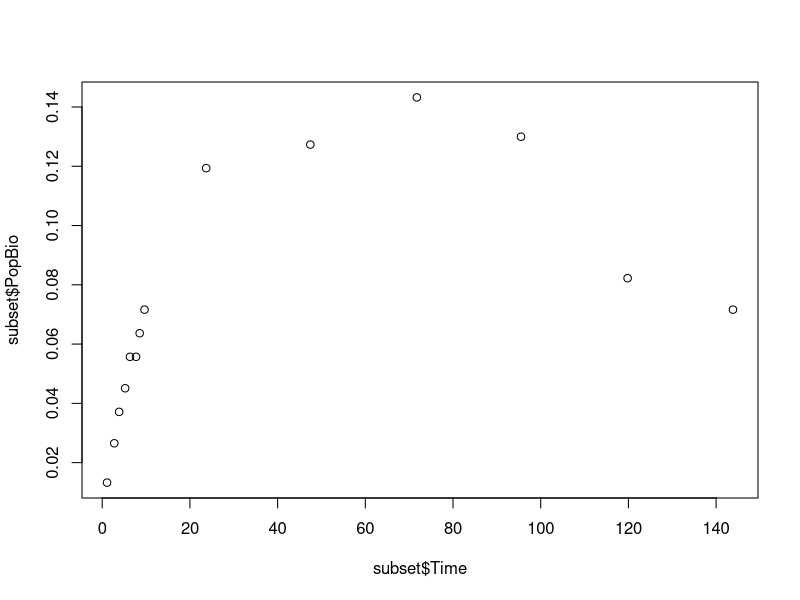
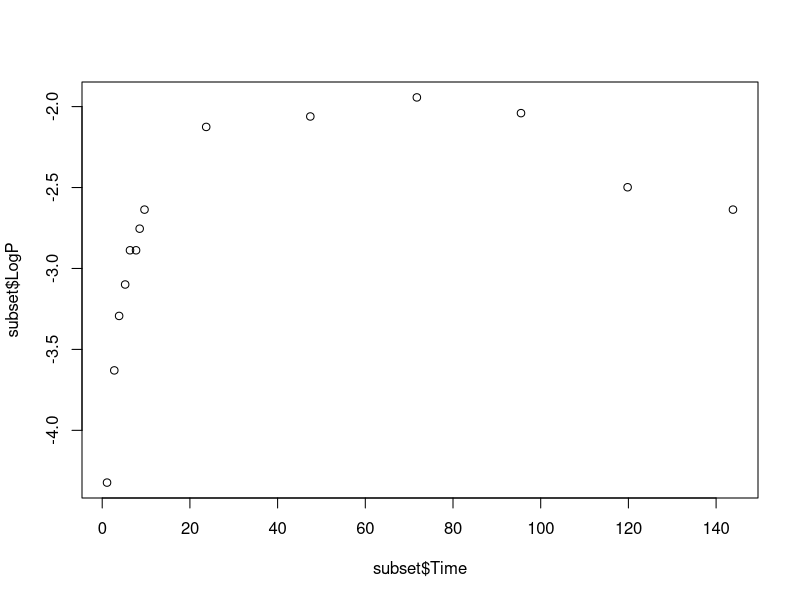

R code for these plots, in order: (Note: this script raises an error after producing the figures.)
data <- read.csv("../data/Data.csv", stringsAsFactors = F) 
data["LogP"] <- log(data$PopBio)
head(data)

# Subset single experiments
subset <- subset(data, ID == "1")
subset["LogP"] <- log(subset$PopBio)
head(subset)

plot(subset$Time, subset$PopBio)
plot(subset$Time, subset$LogP)

## Modelling each subset of data ##
require(dplyr)
set.seed(1234)
results <- data %>%
  group_by(ID) %>%
  do(Modelling(.))

Finals <- data.frame(results)
Finals

## Making jpeg plots of each subset ##
for(i in 0:max(data$ID)){
  subset <- subset(data, ID == i)
  models <- subset(Finals, ID == i)
  plot <- plotting(subset, models)
  
  
  jpeg(paste0("../plots/Subset", i, ".jpg"), 600, 500)
  print(plot)
  dev.off()
  
  cat("Plot", i, "saved!")
}

## Comparing AIC ##
Finals$AIC <- unlist(Finals$AIC)
Finals <- Finals %>% 
  group_by(ID) %>%
  mutate(rank = dense_rank(AIC)) 

Finals <- data.frame(Finals)
Finals$AIC <- unlist(Finals$AIC)
head(Finals)

compare <- function(models){
  if(models$AIC[models$rank==2] - models$AIC[models$rank==1] < 2){
  models$rank[models$rank==2] <- 1
  if(models$AIC[models$rank==3] - min(models$AIC[models$rank==1]) < 2){
    models$rank[models$rank==3] <- 1
    if(models$AIC[models$rank==4] - min(models$AIC[models$rank==1]) < 2){
      models$rank[models$rank==4] <- 1}}} else
        if(models$AIC[models$rank==3] - models$AIC[models$rank==2] < 2){
          models$rank[models$rank==3] <- 2
          if(models$AIC[models$rank==4] - min(models$AIC[models$rank==2]) < 2){
            models$rank[models$rank==4] <- 2}} else 
              if(models$AIC[models$rank==4] - models$AIC[models$rank==3] < 2){
                models$rank[models$rank==4] <- 3} }


for(i in 0:length(unique(Finals$ID))){
  print(i)
  models <- subset(Finals, ID == i)
  models
  try(compare(models), silent = T)
  cat("Rearranging subset", i, "done!\n")
}
Finals

Type_rank <- Finals %>%
  group_by(rank, Type) %>%
  summarise(n = n()) %>%
  mutate(freq = n / sum(n))

Finals$AIC <- unlist(Finals$AIC)
Type_rank <- Type_rank %>% 
  group_by(rank) %>%
  mutate(rank_within = dense_rank(desc(freq)))

Type_rank <- data.frame(Type_rank)
head(Type_rank)


Category_rank <- Finals %>%
  group_by(rank, Category) %>%
  summarise(n = n()) %>%
  mutate(freq = n / sum(n))

Category_rank <- Category_rank %>% 
  group_by(rank) %>%
  mutate(rank_within = dense_rank(desc(freq)))

Category_rank <- data.frame(Category_rank)
Category_rank

require(ggplot2)

cbPalette <- c("#E69F00", "#56B4E9", "#009E73", "#F0E442", "#0072B2", "#D55E00", "#CC79A7")

plot_type <- ggplot(Type_rank, aes(fill=Type, y=freq, x=rank)) + 
  geom_bar(position="fill", stat="identity") +
  scale_fill_manual(values=cbPalette) +
  xlab("Rank") + ylab("Frequency") +
  theme_bw() + 
  theme(panel.grid.minor = element_blank()) +
  theme(aspect.ratio=0.8) +
  ggtitle("(a) Model type")
plot_type


pdf("../plots/Model_type.pdf", 10, 7)
plot_type
dev.off()

plot_category <- ggplot(Category_rank, aes(fill=Category, y=freq, x=rank)) + 
  geom_bar(position="fill", stat="identity") +
  scale_fill_manual(values=cbPalette) +
  xlab("Rank") + ylab("Frequency") +
  theme_bw() + 
  theme(panel.grid.minor = element_blank()) +
  theme(aspect.ratio=0.8) +
  ggtitle("(b) Model category")
plot_category

pdf("../plots/Model_category.pdf", 10, 7)
plot_category
dev.off()
